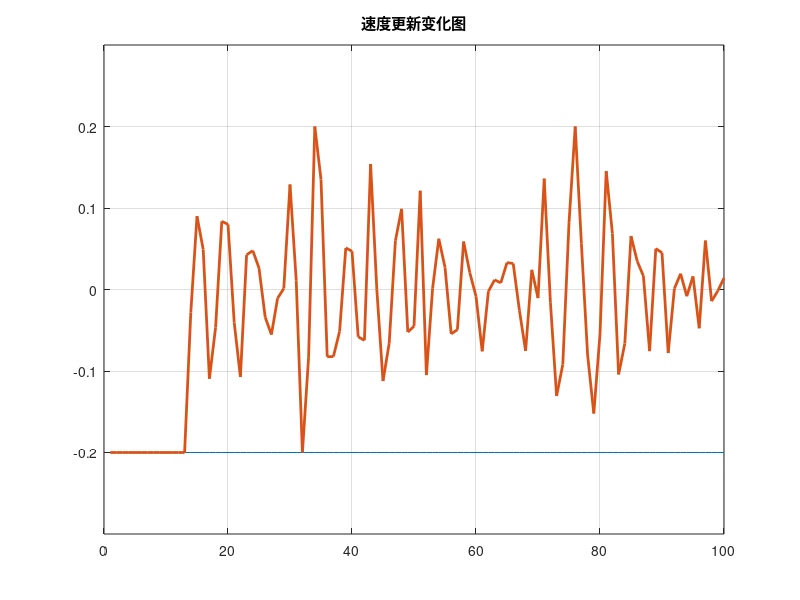
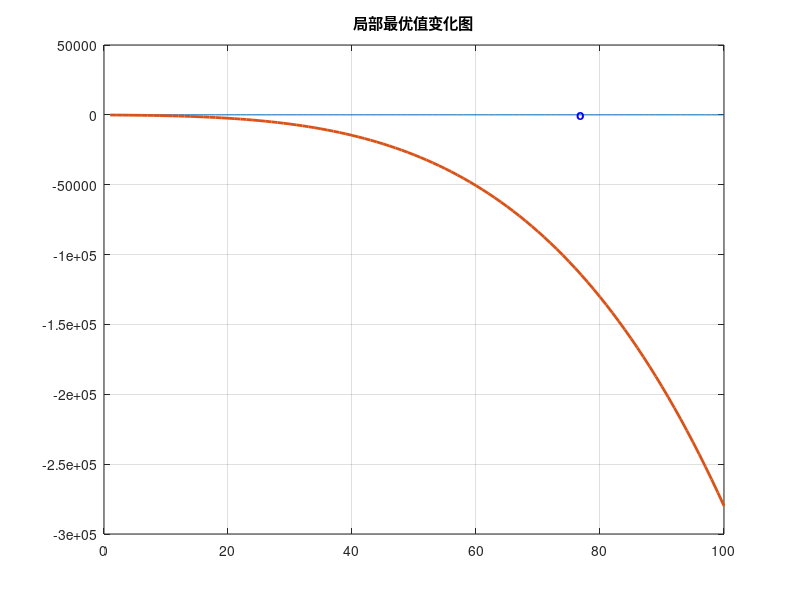
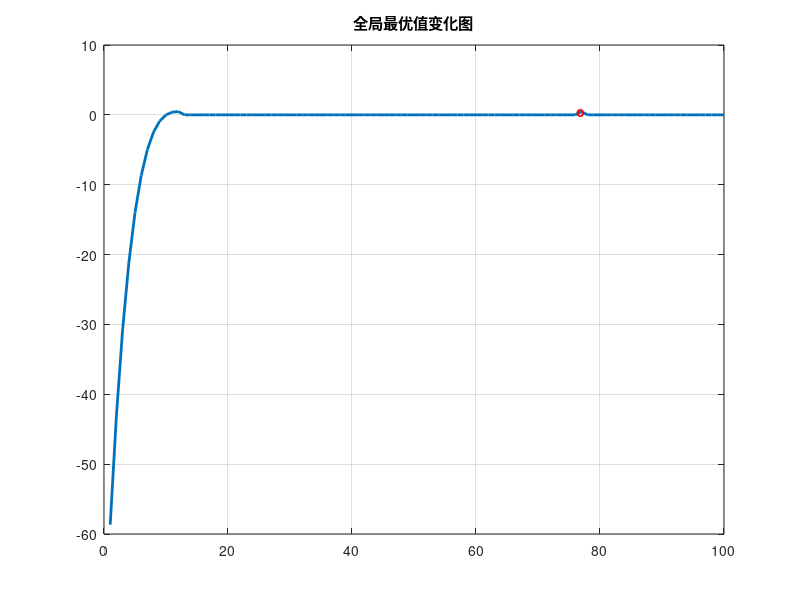

Write MATLAB code to recreate these figures, in order.
% 粒子群优化算法
% 2022.3.16 by Pucheng 
clc;
clear;
close all;
%% 初始化参数
N=100;      %迭代次数
c_1=2;
c_2=2;
n=2;    %并行计算的粒子数

w_=0.6; %惯性因子
v_max=0.2;

p_best=zeros(1,2);     %局部最优值 全局最优值

x_=[-3,3];      %初始化粒子坐标和速度
v_=[0.05,0.08];

for k=1:n  
    y_(k)=-(x_(k)^3-1)*x_(k);
    p_best(k)=y_(k);
    g_best=p_best(k);       %初始化全局最优值
    if y_(k)>g_best
        g_best=y_(k);
    end
end
%% 粒子群优化过程
X=zeros(N,n);       %位置更新
Y=zeros(N,n);       
V_adjust=zeros(N,n); %限制过的更新速度速度
V=zeros(N,n);       %更新速度
G=zeros(N,1);


for i=1:N
    for m=1:n
        v_(m)=w_*v_(m)+c_1*rand*(p_best(m)-x_(m))+c_2*rand*(g_best-x_(m));
        V(i,m)=v_(m);   %%
        if v_(m)>v_max
           v_(m)=v_max;
        elseif v_(m)<-v_max
           v_(m)=-v_max;
        end
        V_adjust(i,m)=v_(m);    %%
        x_(m)=x_(m)+v_(m);   
        X(i,m)=x_(m);     %%
    end
    
    for k=1:n  
        y_(k)=-(x_(k)^3-1)*x_(k);
        Y(i,k)=y_(k);      %%
        p_best(k)=y_(k);
        if y_(k)>g_best
            g_best=y_(k);
            G(i,1)=g_best; %%
        end
    end   
end

figure;
plot(1:N,V_adjust(:,1),1:N,V_adjust(:,2),'linewidth',2);
ylim([-0.3 0.3]);
grid on;
title('速度更新变化图')

figure;
plot(1:N,Y(:,2),1:N,Y(:,1),'linewidth',2);
text(find(Y(:,2)==g_best),Y(find(Y(:,2)==g_best),2),'o','color','b','HorizontalAlignment','center','FontWeigh','bold');
grid on;
title('局部最优值变化图')

figure;
plot(1:N,G,'linewidth',2);
text(find(Y(:,2)==g_best),Y(find(Y(:,2)==g_best),2),'o','color','r','HorizontalAlignment','center','FontWeigh','bold');
grid on;
title('全局最优值变化图')

% figure;
% plot(1:N,(Y(:,2)+58.6656)/59.136);
% ylim([0 1.5])

